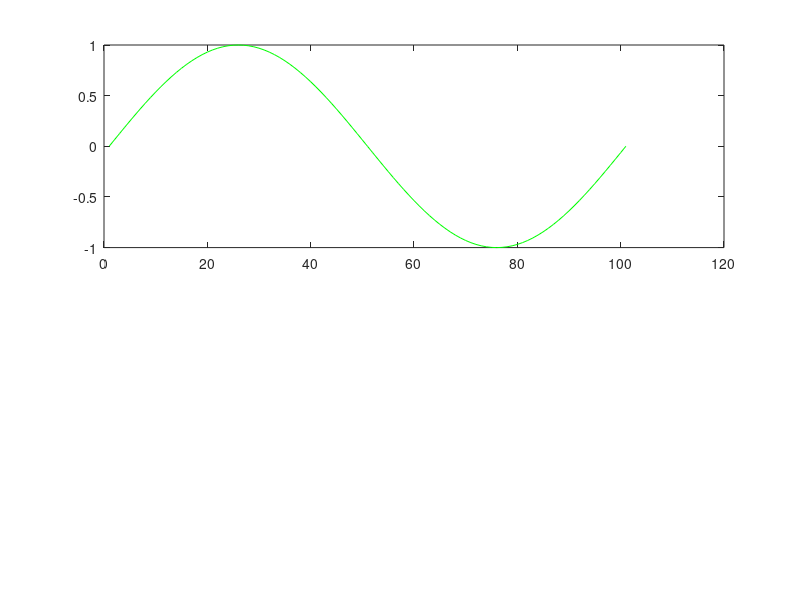

Here is the MATLAB script that generated this plot: (Note: this script raises an error after producing the figure.)
clear all;

Fs = 100; %sampling frequency
Ts = 1/Fs; %sampling time
delta=2*pi*Ts; 
t=0:Ts:1; %signal duration

%filter parameters
b =1;
a =1;

%Sin wave
InputSin=sin(2*pi*t); % generate sin input signal
subplot(2,1,1);
plot(InputSin,'green') %ploting original signal
hold on
mqSin = modulation(InputSin,delta); %construct modulate signal using modultion function
stairs(mqSin,'red')  %ploting the modulated signal using 'stairs' command

DemodSin=filter (b,a,mqSin); %reconstruct the original signal using simple low pass filter
hold on
plot(DemodSin,'blue') %ploting the demodulated signal
legend('Original Signal','Modulated Signal','Demodulated Signal')

SinError = (InputSin  - DemodSin).^2; %calculate the error between the original signal and the reconstructed signal  
subplot(2,1,2);
plot(SinError) %plotting the error 
legend('Error')

figure
plot(Output)

%DC voltage signal
figure
InputDC= ones(size(t));
subplot(2,1,1);
plot(InputDC,'green')
hold on
mqDC = modulation(InputDC,delta);
stairs(mqDC,'red')

DemodDC=filter (b,a,mqDC);
hold on
plot(DemodDC,'blue')

legend('Original Signal','Modulated Signal','Demodulated Signal')

DCError = (InputDC - DemodDC).^2;
subplot(2,1,2);
plot(DCError)
legend('Error')

%Square wave signal
figure
InputSquare= rectpuls(t);
subplot(2,1,1);
plot(InputSquare,'green')
hold on
mqRect = modulation(InputSquare,delta);
stairs(mqRect,'red')

DemodSquare=filter (b,a,mqRect);
hold on
plot(DemodSquare,'blue')
legend('Original Signal','Modulated Signal','Demodulated Signal')

SquareError = (InputSquare  - DemodSquare).^2;
subplot(2,1,2);
plot(SquareError)
legend('Error')

figure
plot(Output)

%changing Ts - newTs = 0.1*oldTs
NewTs = 0.1*1/Fs;
t1=0:NewTs:1;

figure
InputSin1=sin(2*pi*t1);
subplot(2,1,1);
plot(InputSin1,'green')
hold on
mqSin1 = modulation(InputSin1,delta);
stairs(mqSin1,'red')

DemodSin1=filter (b,a,mqSin1);
hold on
plot(DemodSin1,'blue')
legend('Original Signal','Modulated Signal','Demodulated Signal')

SinError1 = (InputSin1  - DemodSin1).^2;
subplot(2,1,2);
plot(SinError1)
legend('Error')

figure

InputDC1= ones(size(t1));
subplot(2,1,1);
plot(InputDC1,'green')
hold on
mqDC1 = modulation(InputDC1,delta);
stairs(mqDC1,'red')

DemodDC1=filter (b,a,mqDC1);
hold on
plot(DemodDC1,'blue')

legend('Original Signal','Modulated Signal','Demodulated Signal')

DCError1 = (InputDC1 - DemodDC1).^2;
subplot(2,1,2);
plot(DCError1)
legend('Error')


figure

InputSquare1= rectpuls(t1);
subplot(2,1,1);
plot(InputSquare1,'green')
hold on
mqRect1 = modulation(InputSquare1,delta);
stairs(mqRect1,'red')

DemodSquare1=filter (b,a,mqRect1);
hold on
plot(DemodSquare1,'blue')
legend('Original Signal','Modulated Signal','Demodulated Signal')

SquareError1 = (InputSquare1  - DemodSquare1).^2;
subplot(2,1,2);
plot(SquareError1)
legend('Error')

figure
plot(Output)

%changing delta - newDelta = 0.1* oldDelta
delta1=0.1*delta;
InputSin2=sin(2*pi*t);
figure
subplot(2,1,1);
plot(InputSin2,'green')
hold on
mqSin2 = modulation(InputSin2,delta1);
stairs(mqSin2,'red')

DemodSin2=filter (b,a,mqSin2);
hold on
plot(DemodSin2,'blue')
legend('Original Signal','Modulated Signal','Demodulated Signal')

SinError2 = (InputSin2  - DemodSin2).^2;
subplot(2,1,2);
plot(SinError2)
legend('Error')

figure
plot(Output)

figure

InputDC2= ones(size(t));
subplot(2,1,1);
plot(InputDC2,'green')
hold on
mqDC2 = modulation(InputDC2,delta1);
stairs(mqDC2,'red')

DemodDC2=filter (b,a,mqDC2);
hold on
plot(DemodDC2,'blue')

legend('Original Signal','Modulated Signal','Demodulated Signal')

DCError2 = (InputDC2 - DemodDC2).^2;
subplot(2,1,2);
plot(DCError2)
legend('Error')

figure
plot(Output)

figure

InputSquare2= rectpuls(t);
subplot(2,1,1);
plot(InputSquare2,'green')
hold on
mqRect2 = modulation(InputSquare2,delta1);
stairs(mqRect2,'red')

DemodSquare2=filter (b,a,mqRect2);
hold on
plot(DemodSquare2,'blue')
legend('Original Signal','Modulated Signal','Demodulated Signal')

SquareError2 = (InputSquare2  - DemodSquare2).^2;
subplot(2,1,2);
plot(SquareError2)
legend('Error')

figure
plot(Output)
